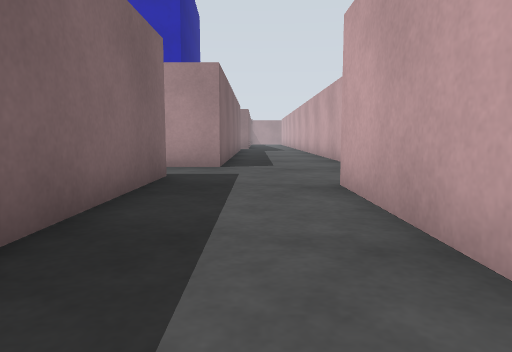
View 1 (above)

24 first-person views from a walk through a world built for the Gazebo simulator. The camera is 0.72 m above the floor, tilts 6° down and sees 70° across. The floor is counted in squares, 1 m on a side. Each view is taken from the middle of a square. On the plan, view 1 faces up. The plan holds only what a view shows up to about 11 squares ahead; the rest is blank. The place goes on beyond the plan. Robots are left out.

View 2
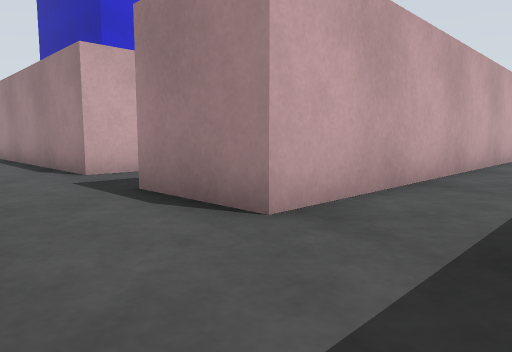

View 3
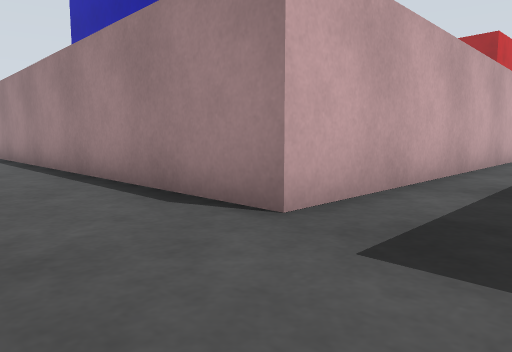

View 4
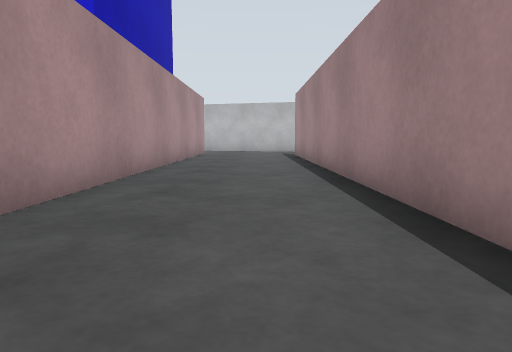

View 5
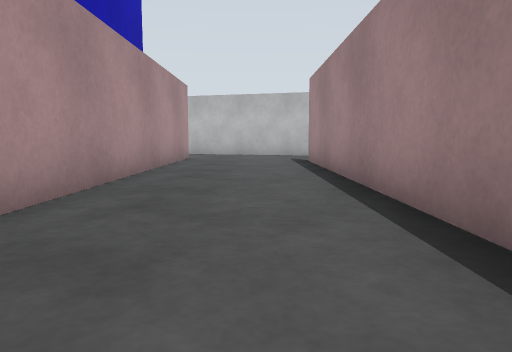

View 6
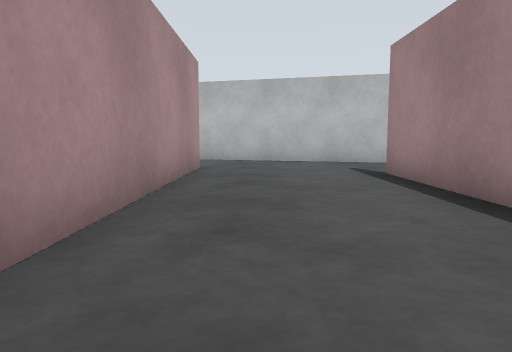

View 7
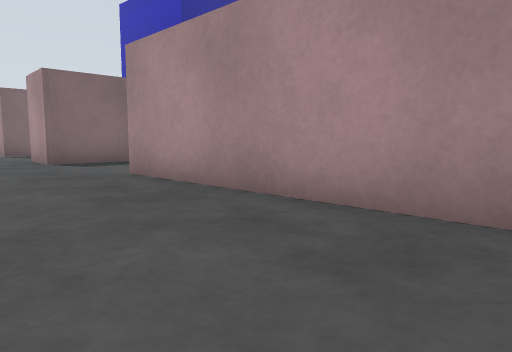

View 8
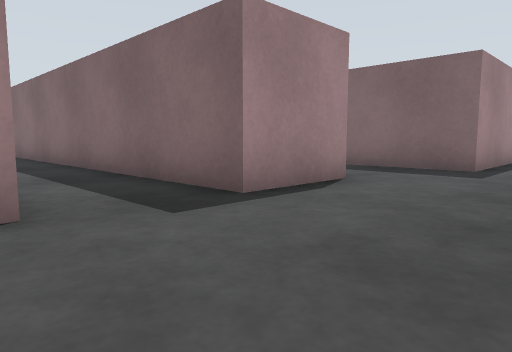

View 9
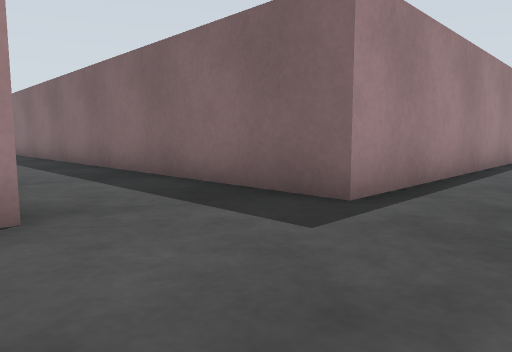

View 10
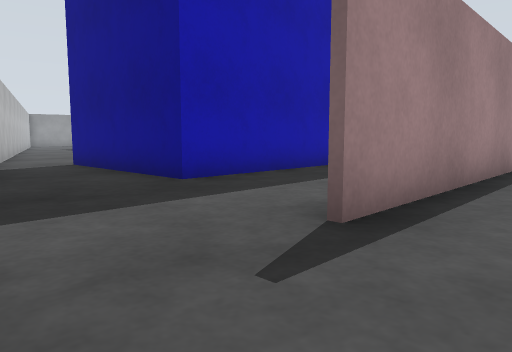

View 11
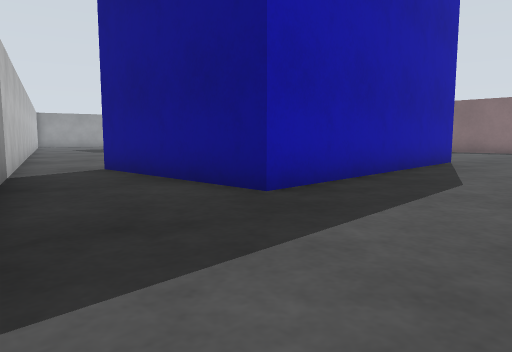

View 12
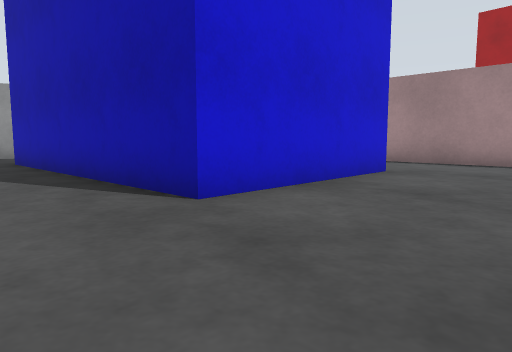

View 13
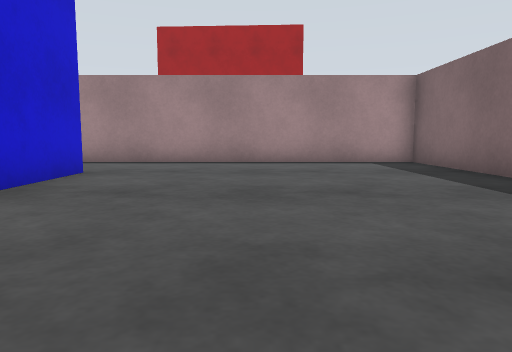

View 14
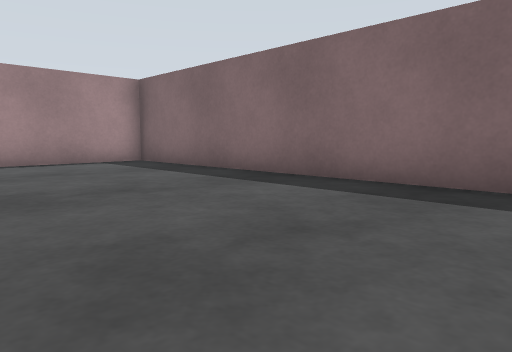

View 15
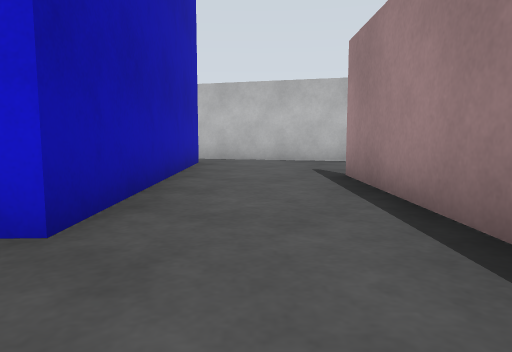

View 16
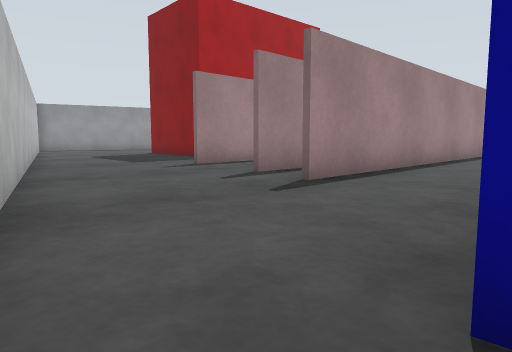

View 17
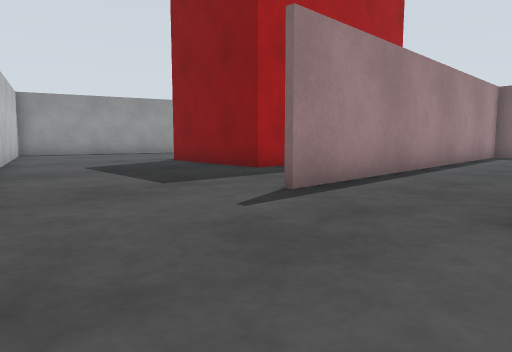

View 18
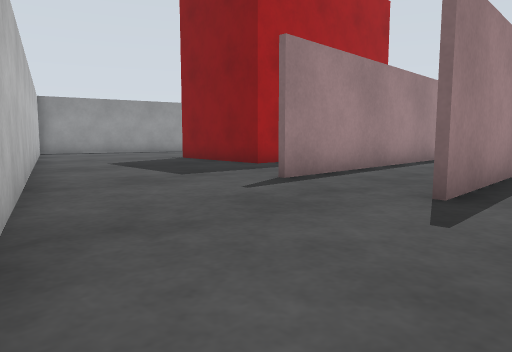

View 19
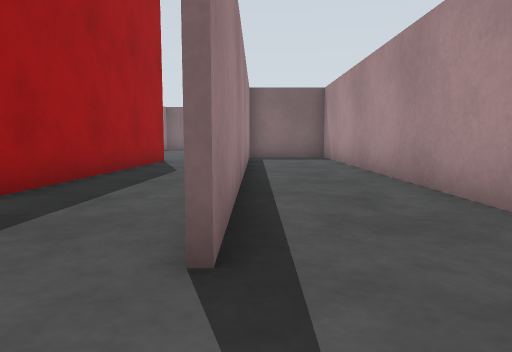

View 20
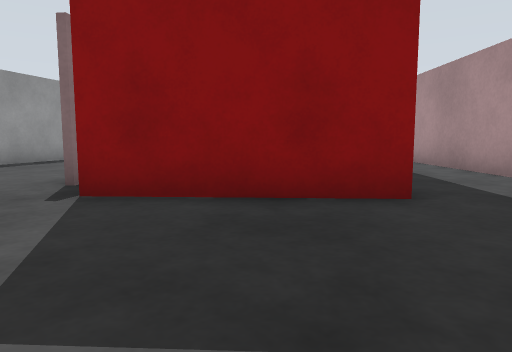

View 21
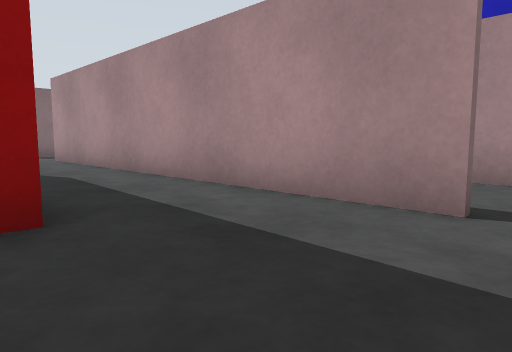

View 22
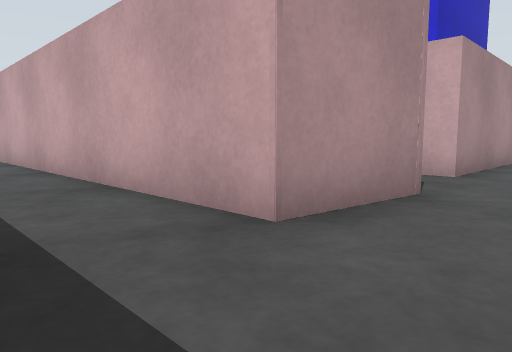

View 23
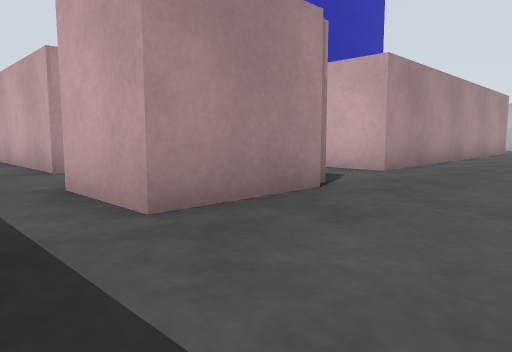

View 24
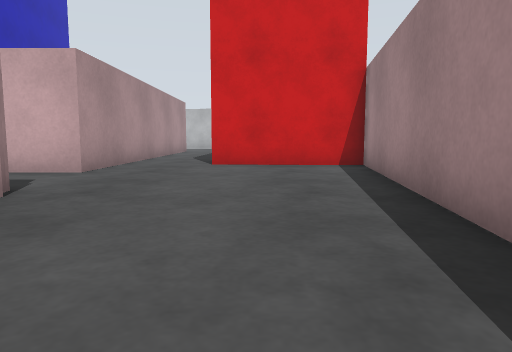

### Floor plan
Key: @ floor where view 1 was taken; # wall or solid block; x gap in a wall; . floor; B blue box; R red box.
Columns run from 10 left of view 1 to 27 right of it. Each row starts with its distance up from view 1.
 11          #...##.              BBBB
 10          #...##...       BBBBB
  9         ##...##...########...######...
  8     ..................................
  7 #########............................#
  6         #............................#
  5         #...###.##################...#
  4         #...###.#  ......   .........#
  3         #...###.#...................
  2         #...###.#...................
  1         #...###.#........BBBBBBBB...
  0         #.@.###.#........B      B...
 -1         #...###.#........B      B..
 -2         #...###.#........B      B..#
 -3         #...### #........BBBBBBBB..#
 -4           ..### #.................##
 -5           ..#   #.................#
 -6          ...#   #.................#
 -7          ...###.##############....#
 -8          .........        .......##
 -9          ....      ##########....#
-10           .#    .# ..............#
-11           .# ##..############...##
-12          ..###..................#
-13          .......................#
-14          ..........RRRRRRR......#
-15          ..........R      R....##
-16           .........R     R.....#
-17             ####...R     R.....#
-18                #####     R.....#
-19                         x.. ..##

Where each view was taken, in squares from view 1:
view 1: 0 up, 0 right, facing up
view 2: 8 up, 1 left, facing down-right
view 3: 8 up, 4 right, facing down-right
view 4: 7 up, 8 right, facing right
view 5: 7 up, 12 right, facing right
view 6: 8 up, 16 right, facing right
view 7: 6 up, 15 right, facing up-left
view 8: 9 up, 7 right, facing down-left
view 9: 9 up, 2 right, facing down-left
view 10: 7 up, 26 right, facing down-left
view 11: 5 up, 26 right, facing down-left
view 12: 4 up, 11 right, facing down-right
view 13: 4 up, 11 right, facing down
view 14: 4 up, 12 right, facing down-left
view 15: 5 down, 12 right, facing right
view 16: 3 down, 24 right, facing down-left
view 17: 8 down, 22 right, facing down-left
view 18: 7 down, 23 right, facing down-left
view 19: 11 down, 20 right, facing left
view 20: 16 down, 20 right, facing left
view 21: 15 down, 19 right, facing up-left
view 22: 9 down, 1 left, facing up-right
view 23: 15 down, 1 left, facing up-right
view 24: 15 down, 1 left, facing right
